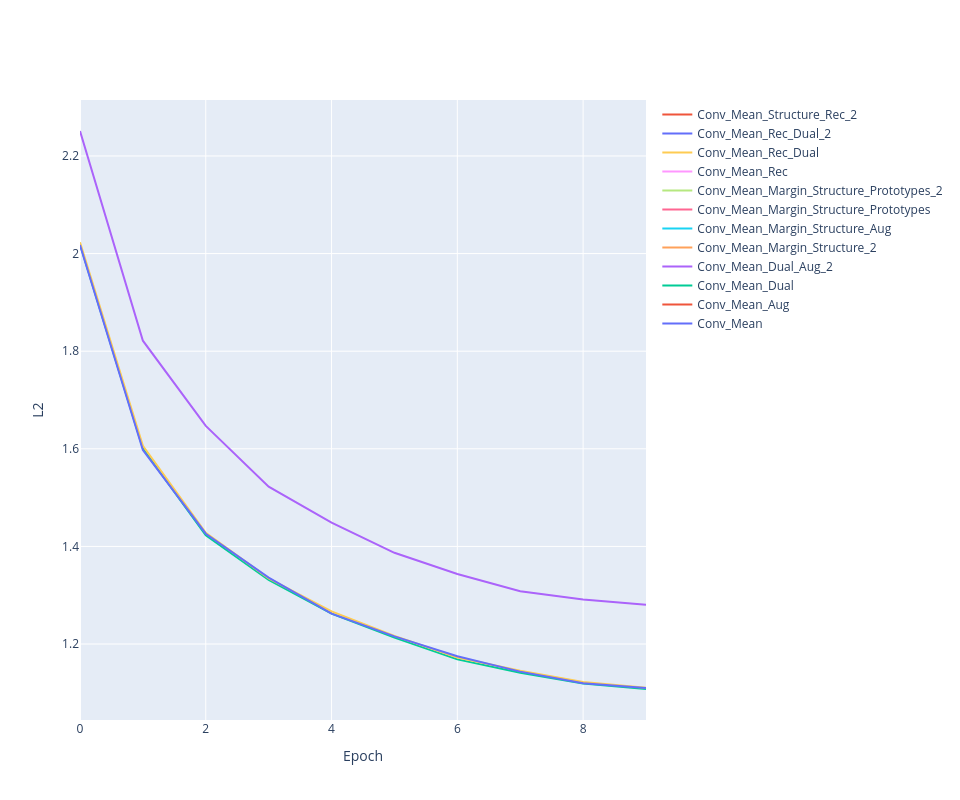

Notebook code cell kept with this figure:
### Code cell
line_plot(history, 'l2')

### Figure 1 — Plotly figure (JSON) as saved in the notebook; plotly's stock layout.template omitted (floating-point values rounded to 4 significant figures)
{"data": [{"line": {"color": "#636EFA"}, "mode": "lines", "name": "Conv_Mean", "type": "scatter", "x": [0, 1, 2, 3, 4, 5, 6, 7, 8, 9], "y": [NaN, NaN, NaN, NaN, NaN, NaN, NaN, NaN, NaN, NaN]}, {"line": {"width": 0}, "marker": {"color": "#444"}, "mode": "lines", "showlegend": false, "type": "scatter", "x": [0, 1, 2, 3, 4, 5, 6, 7, 8, 9], "y": [NaN, NaN, NaN, NaN, NaN, NaN, NaN, NaN, NaN, NaN]}, {"fill": "tonexty", "fillcolor": "rgba(99, 110, 250,0.2)", "line": {"width": 0}, "marker": {"color": "#444"}, "mode": "lines", "showlegend": false, "type": "scatter", "x": [0, 1, 2, 3, 4, 5, 6, 7, 8, 9], "y": [NaN, NaN, NaN, NaN, NaN, NaN, NaN, NaN, NaN, NaN]}, {"line": {"color": "#EF553B"}, "mode": "lines", "name": "Conv_Mean_Aug", "type": "scatter", "x": [0, 1, 2, 3, 4, 5, 6, 7, 8, 9], "y": [NaN, NaN, NaN, NaN, NaN, NaN, NaN, NaN, NaN, NaN]}, {"line": {"width": 0}, "marker": {"color": "#444"}, "mode": "lines", "showlegend": false, "type": "scatter", "x": [0, 1, 2, 3, 4, 5, 6, 7, 8, 9], "y": [NaN, NaN, NaN, NaN, NaN, NaN, NaN, NaN, NaN, NaN]}, {"fill": "tonexty", "fillcolor": "rgba(239, 85, 59,0.2)", "line": {"width": 0}, "marker": {"color": "#444"}, "mode": "lines", "showlegend": false, "type": "scatter", "x": [0, 1, 2, 3, 4, 5, 6, 7, 8, 9], "y": [NaN, NaN, NaN, NaN, NaN, NaN, NaN, NaN, NaN, NaN]}, {"line": {"color": "#00CC96"}, "mode": "lines", "name": "Conv_Mean_Dual", "type": "scatter", "x": [0, 1, 2, 3, 4, 5, 6, 7, 8, 9], "y": [2.019, 1.601, 1.423, 1.331, 1.262, 1.213, 1.169, 1.141, 1.119, 1.108]}, {"line": {"width": 0}, "marker": {"color": "#444"}, "mode": "lines", "showlegend": false, "type": "scatter", "x": [0, 1, 2, 3, 4, 5, 6, 7, 8, 9], "y": [NaN, NaN, NaN, NaN, NaN, NaN, NaN, NaN, NaN, NaN]}, {"fill": "tonexty", "fillcolor": "rgba(0, 204, 150,0.2)", "line": {"width": 0}, "marker": {"color": "#444"}, "mode": "lines", "showlegend": false, "type": "scatter", "x": [0, 1, 2, 3, 4, 5, 6, 7, 8, 9], "y": [NaN, NaN, NaN, NaN, NaN, NaN, NaN, NaN, NaN, NaN]}, {"line": {"color": "#AB63FA"}, "mode": "lines", "name": "Conv_Mean_Dual_Aug_2", "type": "scatter", "x": [0, 1, 2, 3, 4, 5, 6, 7, 8, 9], "y": [2.251, 1.822, 1.647, 1.522, 1.449, 1.387, 1.344, 1.308, 1.291, 1.28]}, {"line": {"width": 0}, "marker": {"color": "#444"}, "mode": "lines", "showlegend": false, "type": "scatter", "x": [0, 1, 2, 3, 4, 5, 6, 7, 8, 9], "y": [NaN, NaN, NaN, NaN, NaN, NaN, NaN, NaN, NaN, NaN]}, {"fill": "tonexty", "fillcolor": "rgba(171, 99, 250,0.2)", "line": {"width": 0}, "marker": {"color": "#444"}, "mode": "lines", "showlegend": false, "type": "scatter", "x": [0, 1, 2, 3, 4, 5, 6, 7, 8, 9], "y": [NaN, NaN, NaN, NaN, NaN, NaN, NaN, NaN, NaN, NaN]}, {"line": {"color": "#FFA15A"}, "mode": "lines", "name": "Conv_Mean_Margin_Structure_2", "type": "scatter", "x": [0, 1, 2, 3, 4, 5, 6, 7, 8, 9], "y": [NaN, NaN, NaN, NaN, NaN, NaN, NaN, NaN, NaN, NaN]}, {"line": {"width": 0}, "marker": {"color": "#444"}, "mode": "lines", "showlegend": false, "type": "scatter", "x": [0, 1, 2, 3, 4, 5, 6, 7, 8, 9], "y": [NaN, NaN, NaN, NaN, NaN, NaN, NaN, NaN, NaN, NaN]}, {"fill": "tonexty", "fillcolor": "rgba(255, 161, 90,0.2)", "line": {"width": 0}, "marker": {"color": "#444"}, "mode": "lines", "showlegend": false, "type": "scatter", "x": [0, 1, 2, 3, 4, 5, 6, 7, 8, 9], "y": [NaN, NaN, NaN, NaN, NaN, NaN, NaN, NaN, NaN, NaN]}, {"line": {"color": "#19D3F3"}, "mode": "lines", "name": "Conv_Mean_Margin_Structure_Aug", "type": "scatter", "x": [0, 1, 2, 3, 4, 5, 6, 7, 8, 9], "y": [NaN, NaN, NaN, NaN, NaN, NaN, NaN, NaN, NaN, NaN]}, {"line": {"width": 0}, "marker": {"color": "#444"}, "mode": "lines", "showlegend": false, "type": "scatter", "x": [0, 1, 2, 3, 4, 5, 6, 7, 8, 9], "y": [NaN, NaN, NaN, NaN, NaN, NaN, NaN, NaN, NaN, NaN]}, {"fill": "tonexty", "fillcolor": "rgba(25, 211, 243,0.2)", "line": {"width": 0}, "marker": {"color": "#444"}, "mode": "lines", "showlegend": false, "type": "scatter", "x": [0, 1, 2, 3, 4, 5, 6, 7, 8, 9], "y": [NaN, NaN, NaN, NaN, NaN, NaN, NaN, NaN, NaN, NaN]}, {"line": {"color": "#FF6692"}, "mode": "lines", "name": "Conv_Mean_Margin_Structure_Prototypes", "type": "scatter", "x": [0, 1, 2, 3, 4, 5, 6, 7, 8, 9], "y": [NaN, NaN, NaN, NaN, NaN, NaN, NaN, NaN, NaN, NaN]}, {"line": {"width": 0}, "marker": {"color": "#444"}, "mode": "lines", "showlegend": false, "type": "scatter", "x": [0, 1, 2, 3, 4, 5, 6, 7, 8, 9], "y": [NaN, NaN, NaN, NaN, NaN, NaN, NaN, NaN, NaN, NaN]}, {"fill": "tonexty", "fillcolor": "rgba(255, 102, 146,0.2)", "line": {"width": 0}, "marker": {"color": "#444"}, "mode": "lines", "showlegend": false, "type": "scatter", "x": [0, 1, 2, 3, 4, 5, 6, 7, 8, 9], "y": [NaN, NaN, NaN, NaN, NaN, NaN, NaN, NaN, NaN, NaN]}, {"line": {"color": "#B6E880"}, "mode": "lines", "name": "Conv_Mean_Margin_Structure_Prototypes_2", "type": "scatter", "x": [0, 1, 2, 3, 4, 5, 6, 7, 8, 9], "y": [NaN, NaN, NaN, NaN, NaN, NaN, NaN, NaN, NaN, NaN]}, {"line": {"width": 0}, "marker": {"color": "#444"}, "mode": "lines", "showlegend": false, "type": "scatter", "x": [0, 1, 2, 3, 4, 5, 6, 7, 8, 9], "y": [NaN, NaN, NaN, NaN, NaN, NaN, NaN, NaN, NaN, NaN]}, {"fill": "tonexty", "fillcolor": "rgba(182, 232, 128,0.2)", "line": {"width": 0}, "marker": {"color": "#444"}, "mode": "lines", "showlegend": false, "type": "scatter", "x": [0, 1, 2, 3, 4, 5, 6, 7, 8, 9], "y": [NaN, NaN, NaN, NaN, NaN, NaN, NaN, NaN, NaN, NaN]}, {"line": {"color": "#FF97FF"}, "mode": "lines", "name": "Conv_Mean_Rec", "type": "scatter", "x": [0, 1, 2, 3, 4, 5, 6, 7, 8, 9], "y": [NaN, NaN, NaN, NaN, NaN, NaN, NaN, NaN, NaN, NaN]}, {"line": {"width": 0}, "marker": {"color": "#444"}, "mode": "lines", "showlegend": false, "type": "scatter", "x": [0, 1, 2, 3, 4, 5, 6, 7, 8, 9], "y": [NaN, NaN, NaN, NaN, NaN, NaN, NaN, NaN, NaN, NaN]}, {"fill": "tonexty", "fillcolor": "rgba(255, 151, 255,0.2)", "line": {"width": 0}, "marker": {"color": "#444"}, "mode": "lines", "showlegend": false, "type": "scatter", "x": [0, 1, 2, 3, 4, 5, 6, 7, 8, 9], "y": [NaN, NaN, NaN, NaN, NaN, NaN, NaN, NaN, NaN, NaN]}, {"line": {"color": "#FECB52"}, "mode": "lines", "name": "Conv_Mean_Rec_Dual", "type": "scatter", "x": [0, 1, 2, 3, 4, 5, 6, 7, 8, 9], "y": [2.023, 1.606, 1.428, 1.334, 1.267, 1.217, 1.173, 1.145, 1.122, 1.111]}, {"line": {"width": 0}, "marker": {"color": "#444"}, "mode": "lines", "showlegend": false, "type": "scatter", "x": [0, 1, 2, 3, 4, 5, 6, 7, 8, 9], "y": [NaN, NaN, NaN, NaN, NaN, NaN, NaN, NaN, NaN, NaN]}, {"fill": "tonexty", "fillcolor": "rgba(254, 203, 82,0.2)", "line": {"width": 0}, "marker": {"color": "#444"}, "mode": "lines", "showlegend": false, "type": "scatter", "x": [0, 1, 2, 3, 4, 5, 6, 7, 8, 9], "y": [NaN, NaN, NaN, NaN, NaN, NaN, NaN, NaN, NaN, NaN]}, {"line": {"color": "#636EFA"}, "mode": "lines", "name": "Conv_Mean_Rec_Dual_2", "type": "scatter", "x": [0, 1, 2, 3, 4, 5, 6, 7, 8, 9], "y": [2.018, 1.598, 1.426, 1.336, 1.262, 1.216, 1.175, 1.143, 1.12, 1.11]}, {"line": {"width": 0}, "marker": {"color": "#444"}, "mode": "lines", "showlegend": false, "type": "scatter", "x": [0, 1, 2, 3, 4, 5, 6, 7, 8, 9], "y": [NaN, NaN, NaN, NaN, NaN, NaN, NaN, NaN, NaN, NaN]}, {"fill": "tonexty", "fillcolor": "rgba(99, 110, 250,0.2)", "line": {"width": 0}, "marker": {"color": "#444"}, "mode": "lines", "showlegend": false, "type": "scatter", "x": [0, 1, 2, 3, 4, 5, 6, 7, 8, 9], "y": [NaN, NaN, NaN, NaN, NaN, NaN, NaN, NaN, NaN, NaN]}, {"line": {"color": "#EF553B"}, "mode": "lines", "name": "Conv_Mean_Structure_Rec_2", "type": "scatter", "x": [0, 1, 2, 3, 4, 5, 6, 7, 8, 9], "y": [NaN, NaN, NaN, NaN, NaN, NaN, NaN, NaN, NaN, NaN]}, {"line": {"width": 0}, "marker": {"color": "#444"}, "mode": "lines", "showlegend": false, "type": "scatter", "x": [0, 1, 2, 3, 4, 5, 6, 7, 8, 9], "y": [NaN, NaN, NaN, NaN, NaN, NaN, NaN, NaN, NaN, NaN]}, {"fill": "tonexty", "fillcolor": "rgba(239, 85, 59,0.2)", "line": {"width": 0}, "marker": {"color": "#444"}, "mode": "lines", "showlegend": false, "type": "scatter", "x": [0, 1, 2, 3, 4, 5, 6, 7, 8, 9], "y": [NaN, NaN, NaN, NaN, NaN, NaN, NaN, NaN, NaN, NaN]}], "layout": {"height": 800, "width": 960, "xaxis": {"title": {"text": "Epoch"}}, "yaxis": {"title": {"text": "L2"}}}}
